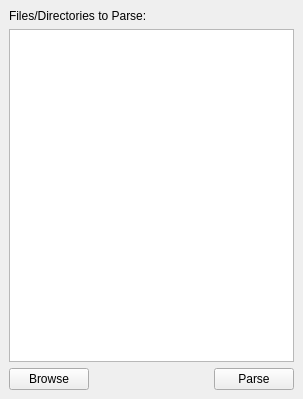
<?xml version="1.0" encoding="UTF-8"?>
<ui version="4.0">
 <class>MainWindow</class>
 <widget class="QMainWindow" name="MainWindow">
  <property name="geometry">
   <rect>
    <x>0</x>
    <y>0</y>
    <width>303</width>
    <height>399</height>
   </rect>
  </property>
  <property name="windowTitle">
   <string>MainWindow</string>
  </property>
  <widget class="QWidget" name="centralwidget">
   <layout class="QVBoxLayout" name="verticalLayout">
    <item>
     <widget class="QLabel" name="lblFilesToParse">
      <property name="text">
       <string>Files/Directories to Parse:</string>
      </property>
     </widget>
    </item>
    <item>
     <widget class="QListWidget" name="listWidget"/>
    </item>
    <item>
     <layout class="QHBoxLayout" name="horizontalLayout">
      <item>
       <widget class="QPushButton" name="btnBrowse">
        <property name="text">
         <string>Browse</string>
        </property>
       </widget>
      </item>
      <item>
       <spacer name="horizontalSpacer">
        <property name="orientation">
         <enum>Qt::Horizontal</enum>
        </property>
        <property name="sizeHint" stdset="0">
         <size>
          <width>40</width>
          <height>20</height>
         </size>
        </property>
       </spacer>
      </item>
      <item>
       <widget class="QPushButton" name="btnGo">
        <property name="text">
         <string>Parse</string>
        </property>
       </widget>
      </item>
     </layout>
    </item>
   </layout>
  </widget>
 </widget>
 <resources/>
 <connections/>
</ui>
